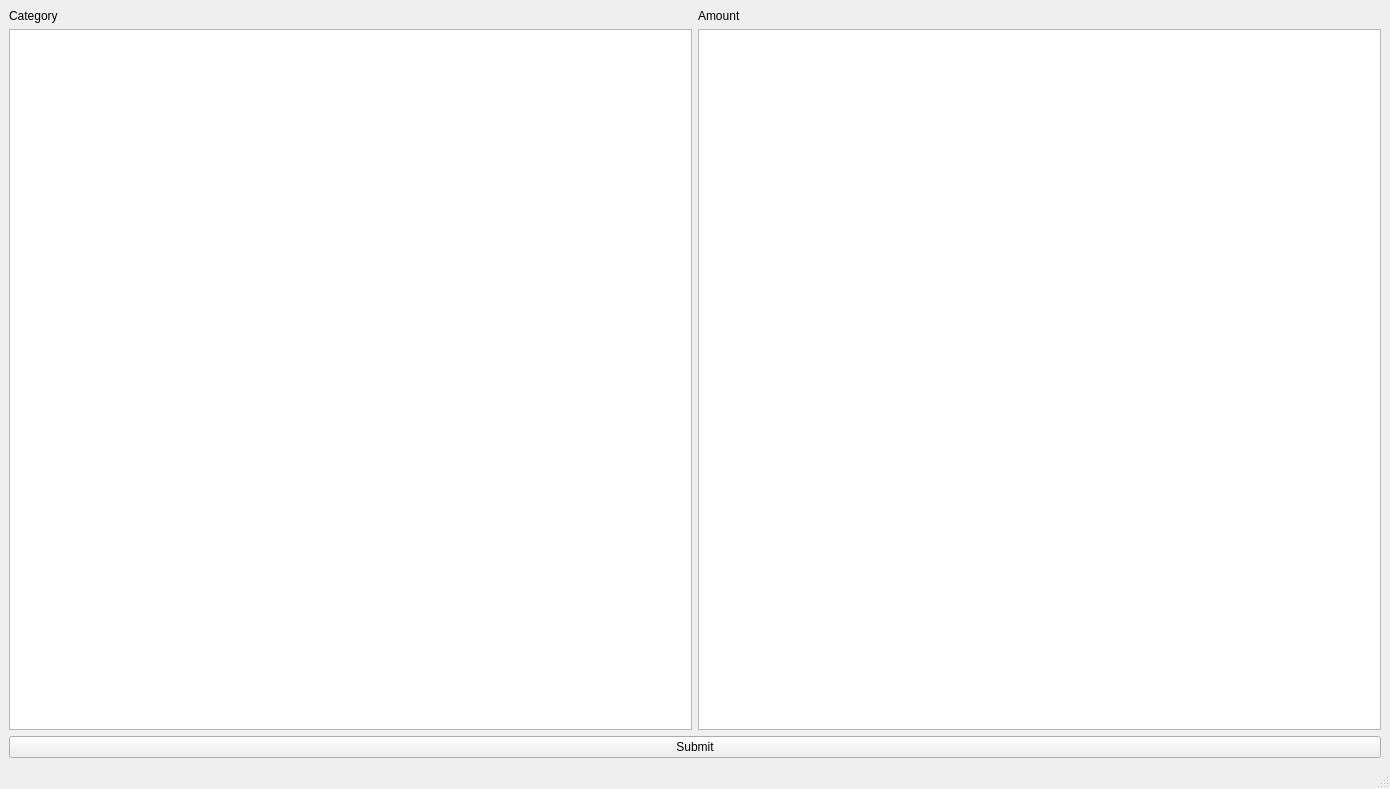
<?xml version="1.0" encoding="UTF-8"?>
<ui version="4.0">
 <class>MainWindow</class>
 <widget class="QMainWindow" name="MainWindow">
  <property name="geometry">
   <rect>
    <x>0</x>
    <y>0</y>
    <width>1390</width>
    <height>789</height>
   </rect>
  </property>
  <property name="windowTitle">
   <string>MainWindow</string>
  </property>
  <widget class="QWidget" name="centralwidget">
   <layout class="QHBoxLayout" name="horizontalLayout">
    <item>
     <layout class="QGridLayout" name="gridLayout_3">
      <item row="0" column="0">
       <layout class="QGridLayout" name="gridLayout_2">
        <item row="2" column="0">
         <widget class="QPlainTextEdit" name="plainTextEdit_2"/>
        </item>
        <item row="1" column="0">
         <widget class="QLabel" name="label_2">
          <property name="text">
           <string>Category</string>
          </property>
         </widget>
        </item>
        <item row="1" column="1">
         <widget class="QLabel" name="label">
          <property name="text">
           <string>Amount</string>
          </property>
         </widget>
        </item>
        <item row="2" column="1">
         <widget class="QPlainTextEdit" name="plainTextEdit"/>
        </item>
       </layout>
      </item>
      <item row="1" column="0">
       <layout class="QGridLayout" name="gridLayout"/>
      </item>
      <item row="2" column="0">
       <widget class="QPushButton" name="submitButton">
        <property name="text">
         <string>Submit</string>
        </property>
       </widget>
      </item>
     </layout>
    </item>
   </layout>
  </widget>
  <widget class="QMenuBar" name="menubar">
   <property name="geometry">
    <rect>
     <x>0</x>
     <y>0</y>
     <width>1390</width>
     <height>22</height>
    </rect>
   </property>
  </widget>
  <widget class="QStatusBar" name="statusbar"/>
 </widget>
 <resources/>
 <connections/>
</ui>
